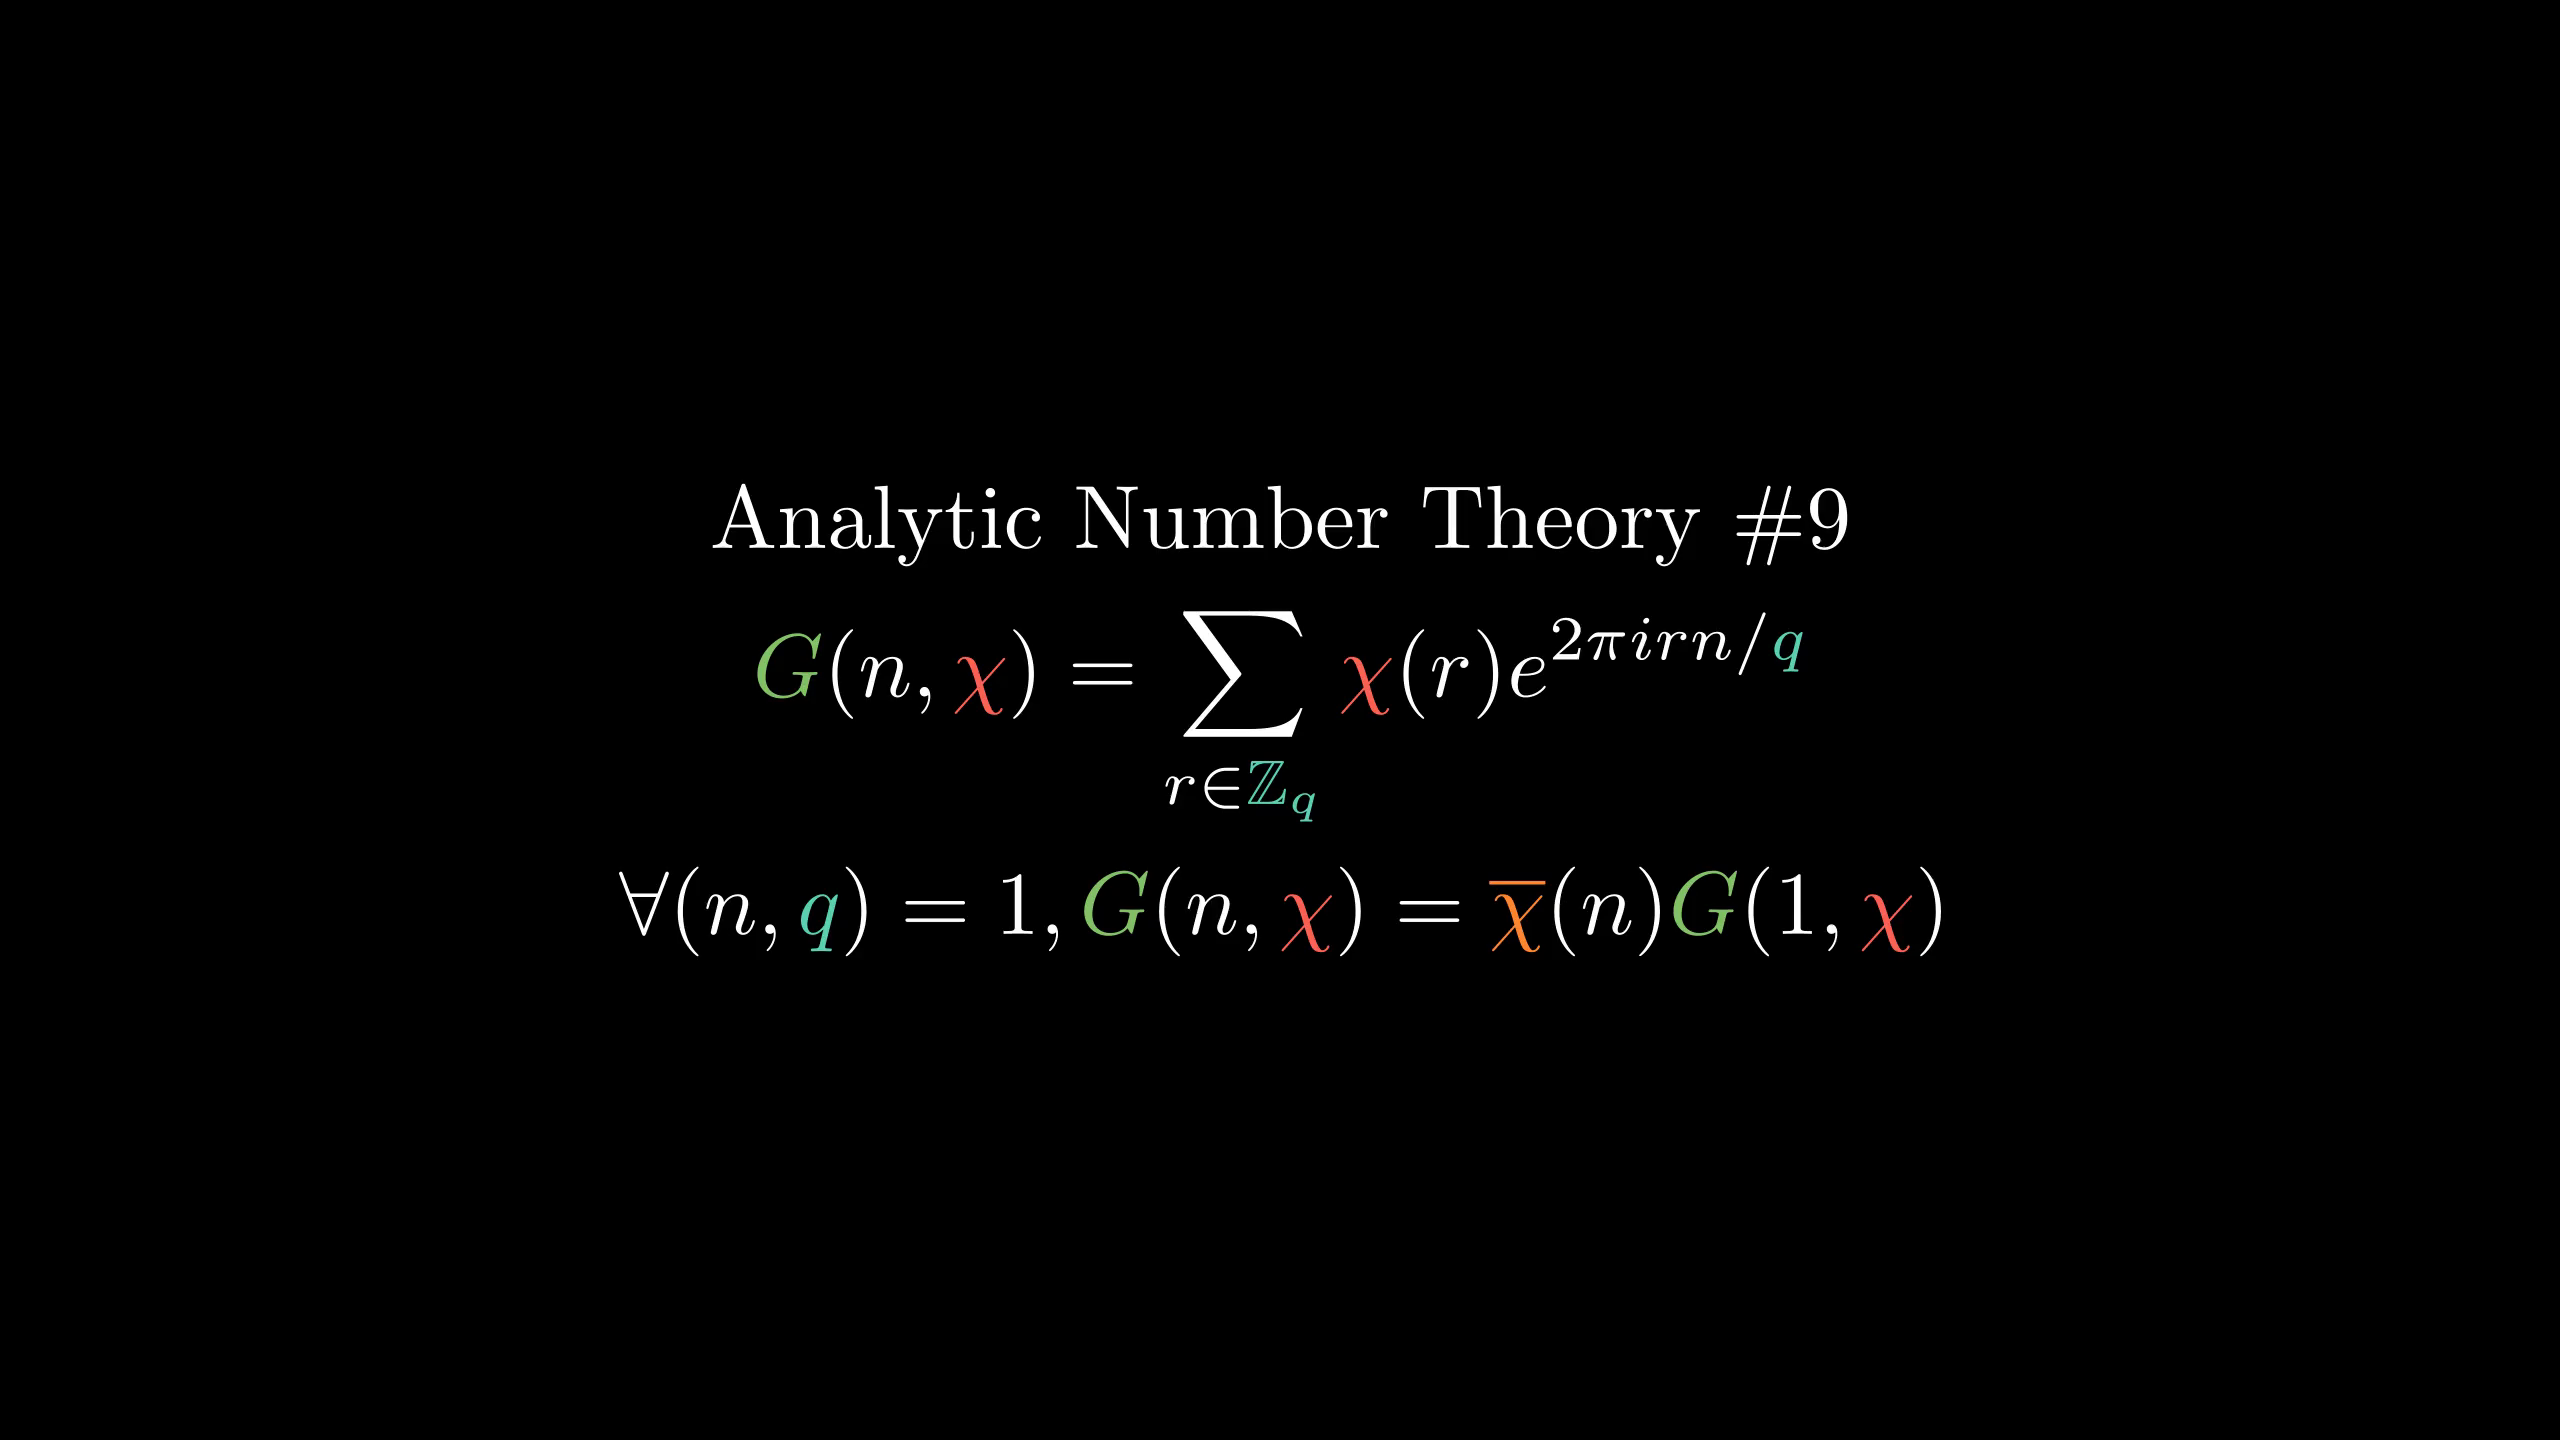

Here is the Python script that generated this plot:
from manimlib.imports import *

class FooScene(Scene):
    def construct(self):
        tit=TextMobject(r"Analytic Number Theory \#9")
        fml=TexMobject(r"G(n,\chi)=\sum_{r\in\mathbb Z_q}\chi(r)e^{2\pi irn/{q}}",
                tex_to_color_map={
                    r"\chi":RED,
                    "G":GREEN,
                    "{q}":TEAL,
                    r"\mathbb Z_q":TEAL
                })
        fml2=TexMobject(r"\forall (n,q)=1,G(n,{\chi})={\overline\chi}(n)G(1,{\chi})",
                tex_to_color_map={
                    r"{\chi}":RED,
                    r"{\overline\chi}":ORANGE,
                    "G":GREEN,
                    "q":TEAL,
                })
        self.add(VGroup(tit,fml,fml2).arrange(DOWN))
        self.wait()
